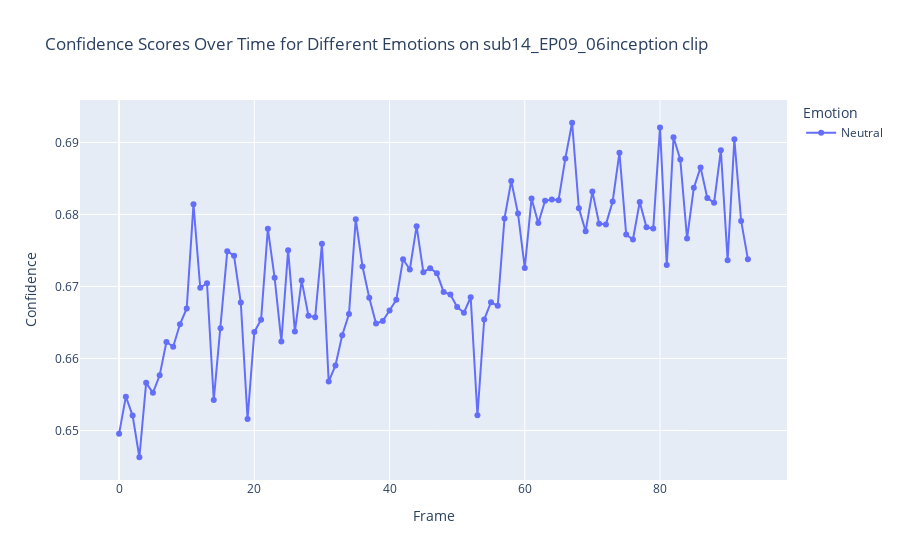

The notebook cell saved with this chart:
### Code cell
plot_predictions(df, 'sub14_EP09_06inception')

### Figure 1 — Plotly figure (JSON) as saved in the notebook; plotly's stock layout.template omitted (floating-point values rounded to 4 significant figures)
{"data": [{"hovertemplate": "Emotion=Neutral<br>Frame=%{x}<br>Confidence=%{y}<extra></extra>", "legendgroup": "Neutral", "line": {"color": "#636efa", "dash": "solid"}, "marker": {"symbol": "circle"}, "mode": "lines+markers", "name": "Neutral", "orientation": "v", "showlegend": true, "type": "scatter", "x": [0, 1, 2, 3, 4, 5, 6, 7, 8, 9, 10, 11, 12, 13, 14, 15, 16, 17, 18, 19, 20, 21, 22, 23, 24, 25, 26, 27, 28, 29, 30, 31, 32, 33, 34, 35, 36, 37, 38, 39, 40, 41, 42, 43, 44, 45, 46, 47, 48, 49, 50, 51, 52, 53, 54, 55, 56, 57, 58, 59, 60, 61, 62, 63, 64, 65, 66, 67, 68, 69, 70, 71, 72, 73, 74, 75, 76, 77, 78, 79, 80, 81, 82, 83, 84, 85, 86, 87, 88, 89, 90, 91, 92, 93], "xaxis": "x", "y": [0.6496, 0.6547, 0.6521, 0.6463, 0.6566, 0.6552, 0.6577, 0.6623, 0.6616, 0.6647, 0.6669, 0.6814, 0.6698, 0.6704, 0.6542, 0.6642, 0.6749, 0.6743, 0.6678, 0.6516, 0.6637, 0.6654, 0.678, 0.6712, 0.6624, 0.675, 0.6637, 0.6708, 0.6659, 0.6657, 0.6759, 0.6568, 0.659, 0.6632, 0.6662, 0.6793, 0.6728, 0.6684, 0.6648, 0.6652, 0.6667, 0.6681, 0.6738, 0.6724, 0.6784, 0.672, 0.6725, 0.6718, 0.6692, 0.6689, 0.6671, 0.6664, 0.6685, 0.6521, 0.6654, 0.6678, 0.6673, 0.6795, 0.6847, 0.6801, 0.6726, 0.6822, 0.6788, 0.6819, 0.6821, 0.682, 0.6878, 0.6927, 0.6809, 0.6777, 0.6832, 0.6787, 0.6786, 0.6818, 0.6886, 0.6772, 0.6765, 0.6817, 0.6782, 0.6781, 0.6921, 0.673, 0.6907, 0.6876, 0.6767, 0.6837, 0.6865, 0.6823, 0.6816, 0.6889, 0.6736, 0.6904, 0.6791, 0.6738], "yaxis": "y"}], "layout": {"legend": {"title": {"text": "Emotion"}, "tracegroupgap": 0}, "title": {"text": "Confidence Scores Over Time for Different Emotions on sub14_EP09_06inception clip"}, "xaxis": {"anchor": "y", "domain": [0, 1], "title": {"text": "Frame"}}, "yaxis": {"anchor": "x", "domain": [0, 1], "title": {"text": "Confidence"}}}}
